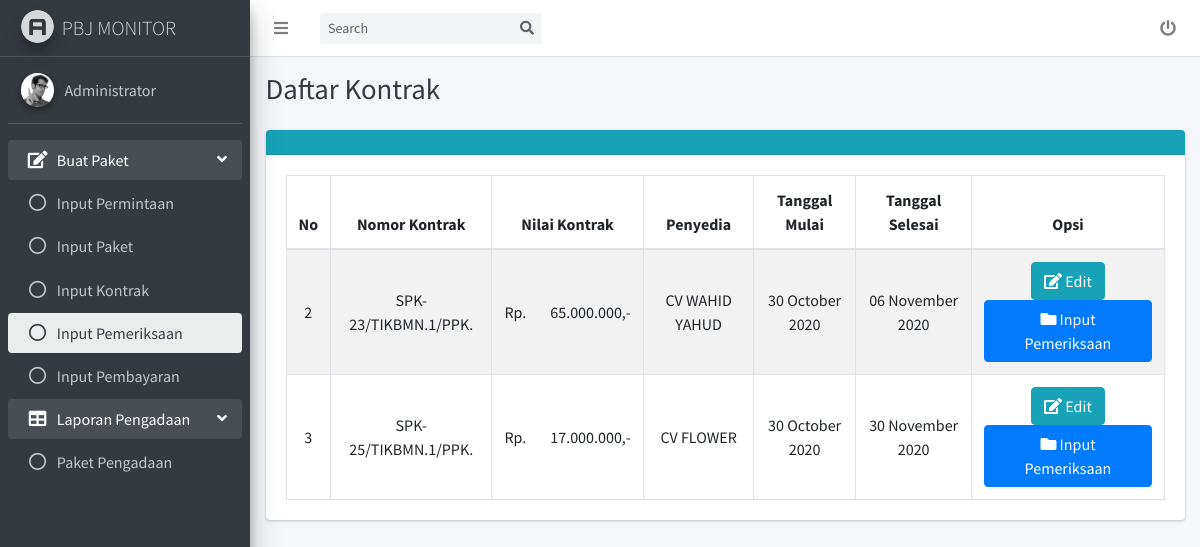
/pemeriksaan.php (signed in), run on the app's committed database.
### tables this page shows
CREATE TABLE `kontrak` (
  `no` int(11) NOT NULL,
  `no_kontrak` varchar(20) NOT NULL,
  `nilai_kontrak` int(15) NOT NULL,
  `penyedia` varchar(100) NOT NULL,
  `tgl_mulai` date NOT NULL,
  `tgl_selesai` date NOT NULL
);

### pemeriksaan.php (the view, shortened to what this page needs)
<!DOCTYPE html>
<html>
<head>
  <link rel="stylesheet" href="plugins/fontawesome-free/css/all.min.css">
  <link rel="stylesheet" href="dist/css/adminlte.min.css">
</head>
<body class="hold-transition sidebar-mini layout-fixed">
<div class="wrapper">
  <nav class="main-header navbar navbar-expand navbar-white navbar-light">
    <ul class="navbar-nav">
      <li class="nav-item">
        <a class="nav-link" data-widget="pushmenu" href="#" role="button"><i class="fas fa-bars"></i></a>
      </li>
    </ul>
    <form class="form-inline ml-3">
      <div class="input-group input-group-sm">
        <input class="form-control form-control-navbar" type="search" placeholder="Search" aria-label="Search" id="input" onkeyup="searchTable()">
        <div class="input-group-append">
          <button class="btn btn-navbar" type="submit">
            <i class="fas fa-search"></i>
          </button>
        </div>
      </div>
    </form>
	<ul class="navbar-nav ml-auto">
	  <li class="nav-item">
        <a class="nav-link" href="logout.php">
          <i class="fas fa-power-off"></i>
        </a>
      </li>
	</ul>
  </nav>
  <aside class="main-sidebar sidebar-dark-primary elevation-4">
    <a href="home.php" class="brand-link">
      <img src="dist/img/AdminLTELogo.png" alt="AdminLTE Logo" class="brand-image img-circle elevation-3"
           style="opacity: .8">
      <span class="brand-text font-weight-light">PBJ MONITOR</span>
    </a>
    <div class="sidebar">
      <div class="user-panel mt-3 pb-3 mb-3 d-flex">
        <div class="image">
          <img src="dist/img/user2-160x160.jpg" class="img-circle elevation-2" alt="User Image">
        </div>
        <div class="info">
          <a href="#" class="d-block"><?php echo $_SESSION['name']; ?></a>
        </div>
      </div>
      <nav class="mt-2">
        <ul class="nav nav-pills nav-sidebar flex-column" data-widget="treeview" role="menu" data-accordion="false">
		<li class="nav-item has-treeview menu-open">
            <a href="#" class="nav-link">
              <i class="nav-icon fas fa-edit"></i>
              <p>
                Buat Paket
                <i class="fas fa-angle-left right"></i>
              </p>
            </a>
            <ul class="nav nav-treeview">
              <li class="nav-item">
                <a href="permintaan.php" class="nav-link">
                  <i class="far fa-circle nav-icon"></i>
                  <p><?php if($_SESSION['akses'] == "admin") echo "Input "; ?>Permintaan</p>
                </a>
              </li>
              <li class="nav-item">
                <a href="paket.php" class="nav-link">
                  <i class="far fa-circle nav-icon"></i>
                  <p><?php if($_SESSION['akses'] == "admin") echo "Input "; ?>Paket</p>
                </a>
              </li>
              <li class="nav-item">
                <a href="kontrak.php" class="nav-link">
                  <i class="far fa-circle nav-icon"></i>
                  <p><?php if($_SESSION['akses'] == "admin") echo "Input "; ?>Kontrak</p>
                </a>
              </li>
              <li class="nav-item">
                <a href="pemeriksaan.php" class="nav-link active">
                  <i class="far fa-circle nav-icon"></i>
                  <p><?php if($_SESSION['akses'] == "admin") echo "Input "; ?>Pemeriksaan</p>
                </a>
              </li>
			  <li class="nav-item">
                <a href="pembayaran.php" class="nav-link">
                  <i class="far fa-circle nav-icon"></i>
                  <p><?php if($_SESSION['akses'] == "admin") echo "Input "; ?>Pembayaran</p>
                </a>
              </li>
            </ul>
          </li>
          <li class="nav-item has-treeview menu-open">
            <a href="#" class="nav-link">
              <i class="nav-icon fas fa-table"></i>
              <p>
                Laporan Pengadaan
                <i class="fas fa-angle-left right"></i>
              </p>
            </a>
            <ul class="nav nav-treeview">
              <li class="nav-item">
                <a href="pengadaan.php" class="nav-link">
                  <i class="far fa-circle nav-icon"></i>
                  <p>Paket Pengadaan</p>
                </a>
              </li>
            </ul>
          </li>
        </ul>
      </nav>
    </div>
  </aside>
  <div class="content-wrapper">
    <div class="content-header">
      <div class="container-fluid">
        <div class="row mb-2">
          <div class="col-sm-6">
            <h1 class="m-0 text-dark">Daftar Kontrak</h1>
          </div>
        </div>
      </div>
    </div>
	<section class="content">
      <div class="container-fluid">
		<div class="card card-info">
			<div class="card-header">
			</div>
			<div class="card-body">
				<table class="table table-bordered table-striped">
					<thead>
						<tr>
							<th>No</th>
							<th>Nomor Kontrak</th>
							<th colspan='2'>Nilai Kontrak</th>
							<th>Penyedia</th>
							<th>Tanggal Mulai</th>
							<th>Tanggal Selesai</th>
							<?php
								if($_SESSION['akses'] == "admin")
									echo "<th>Opsi</th>";
							?>
						</tr>
					</thead>
					<tbody>
					<?php
						include 'koneksi.php';
						$data = mysqli_query($koneksi, "SELECT * FROM kontrak");
						while($d = mysqli_fetch_array($data))
						{
							$bool = false;
							$data2 = mysqli_query($koneksi, "SELECT * FROM pemeriksaan");
							while($col = mysqli_fetch_array($data2))
								if($d['no'] == $col['no']) $bool = true;
							if(!$bool)
							{
								echo "<tr>";
								echo "<td class='align-middle'>".$d['no']."</td>";
								echo "<td class='align-middle'>".$d['no_kontrak']."</td>";
								$str = "";
								$harga = $d['nilai_kontrak'];
								$titik = 0;
								while($harga>0.9)
								{
									if($titik%3 == 0 && $titik != 0) $str = '.'.$str;
									$last = $harga%10;
									$str = $last.$str;
									$harga = $harga/10;
									$titik++;
								}
								echo "<td class='align-middle' style='text-align:left; border-right:0'>Rp.</td>";
								echo "<td class='align-middle' style='text-align:right; border-left:0'>".$str.",-</td>";
								echo "<td class='align-middle'>".$d['penyedia']."</td>";
								$tgl_mulai = date_create($d['tgl_mulai']);
								echo "<td class='align-middle'>".date_format($tgl_mulai,"d F Y")."</td>";
								$tgl_selesai = date_create($d['tgl_selesai']);
								echo "<td class='align-middle'>".date_format($tgl_selesai,"d F Y")."</td>";
								if($_SESSION['akses'] == "admin")
									echo "<td class='align-middle'><a href='edit_kontrak.php?no=".$d['no']."' style='color:white'><button class='btn btn-info'><i class='fas fa-edit'></i> Edit</a></button>
									<a href='tambah_pemeriksaan.php?no=".$d['no']."' style='color:white'><button class='btn btn-primary'><i class='fas fa-folder'></i> Input Pemeriksaan</a></button></td>";
								echo "</tr>";
							}
						}
					?>
					</tbody>
				</table>
			</div>
		</div>
      </div>
    </section>
  </div>
</div>
</body>
</html>

### pemeriksaan.php (style rules this page uses)
th, td { text-align:center; }

### data on the page
kontrak: no "2", no_kontrak "SPK-23/TIKBMN.1/PPK.", str "65.000.000", penyedia "CV WAHID YAHUD", tgl_mulai "30 October 2020", tgl_selesai "06 November 2020"
kontrak: no "3", no_kontrak "SPK-25/TIKBMN.1/PPK.", str "17.000.000", penyedia "CV FLOWER", tgl_mulai "30 October 2020", tgl_selesai "30 November 2020"

### other printed values
$_SESSION['name'] "Administrator"
